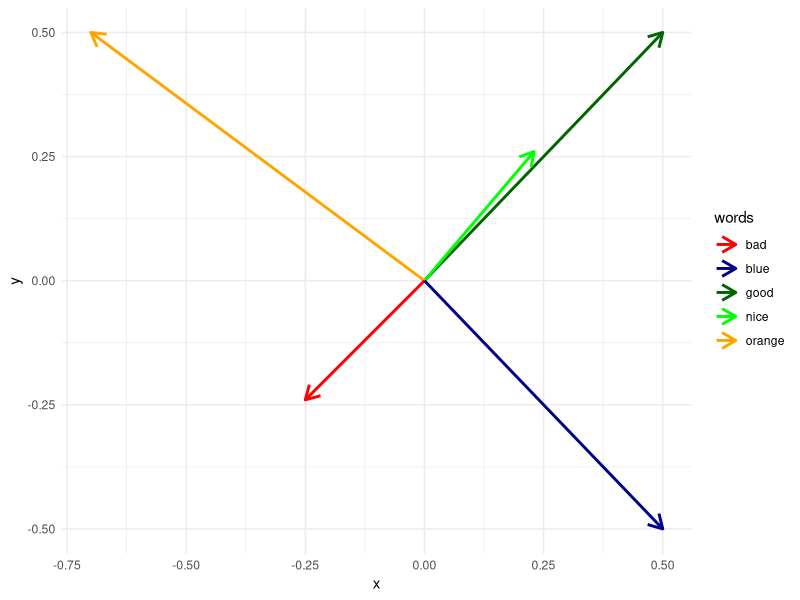
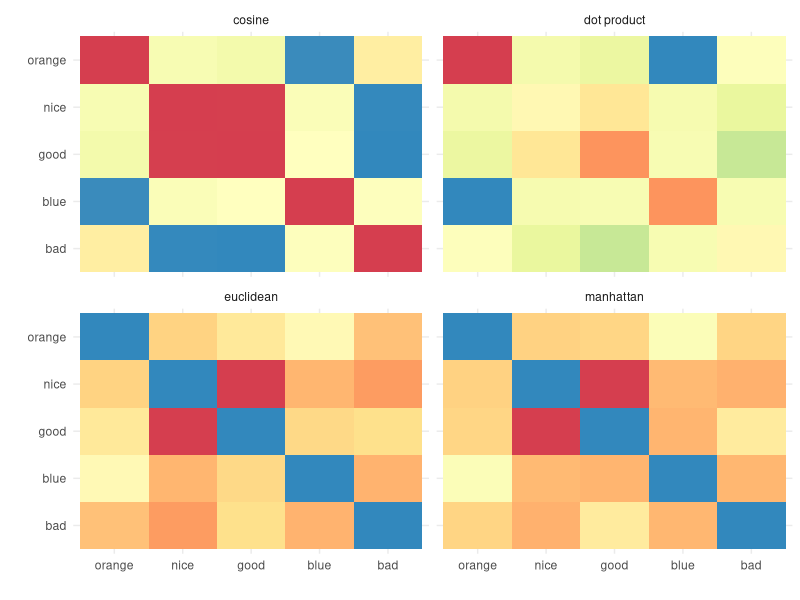

Here is the R script that generated these plots, in order:
## ---- chunk 1
#| label: fig-cosineSimilarity
#| fig-cap: Illustration of common similarity metrics in semantic search.
#| fig-subcap: 
#|    - Illustration of "semantic embeddings" of different word.
#|    - "Illustration of 4 common similarity concepts seen in semantic retrieval: cosine, euclidean, dot product and manhattan. dot product and cosine are taking the direction of the vector into account, while the cosine ignores the length of the vectors and the dot product does not. Manhattan and euclidean are both measuring the distance between two points in a vector space, but they do it differently. Euclidean is the straight line between two points, while manhattan is the sum of the absolute differences between the coordinates of the two points."
#| fig-alt: 
#| - Illustration of "semantic embeddings" of different word.
#|  The words "good", "nice" and "orange" are all mapped to a vector space.
#| - "Illustration of similarities between these words. 4 common similarity 
#| concepts seen in semantic retrieval: cosine, euclidean, dot product and manhattan."
#| echo: false
#| message: false
#| warning: false
#| fig-width: 8
#| fig-align: center
#| classes: .enlarge-onhover

library(tidyverse)

mat2df <- function(mat){
    tibble(row = rep(seq_len(nrow(mat)), times = ncol(mat)),
           col = rep(seq_len(ncol(mat)), each = nrow(mat)),
           value = as.vector(mat))
}

vectors  <- tibble(vector = letters[1:5],
                   words = c('good', 'nice', 'orange', 'bad', 'blue'),
                  x_end = c(.5, .23, -0.7,-0.25,.5),
                  y_end = c(.5, .26, .5, -0.24, -0.5),
                  y = 0,
                  x = 0)

Matrix <- as.matrix(vectors[3:4])
sim <- Matrix / sqrt(rowSums(Matrix * Matrix))
co_sim <- mat2df(sim %*% t(sim))

euclidean_sim <- mat2df(as.matrix(1 / (1 + dist(Matrix, method = 'euclidean'))))

manhattan_sim <- mat2df(as.matrix(1 / (1 + dist(Matrix, method = 'manhattan'))))

dot_product_sim <- mat2df(Matrix %*% t(Matrix))

similarities <- bind_rows(
    co_sim,
    euclidean_sim,
    manhattan_sim,
    dot_product_sim) %>%
    mutate(method = rep(c('cosine', 'euclidean', 'manhattan', 'dot product'),
           each = nrow(co_sim)),
           col = vectors$words[col],
           row = vectors$words[row])

vectors %>%
    ggplot(aes(color = words)) +
        geom_segment(aes(x=x,y=y,xend=x_end, yend = y_end), arrow = arrow(length = unit(.4, 'cm')), linewidth = 1) +
        scale_color_manual(values = c('good'='darkgreen', 'nice' = 'green', 'orange' = 'orange', 'bad' = 'red', 'blue' = 'darkblue'))+
        theme_minimal()

similarities %>% 
mutate(row = factor(row),
       col = factor(col, levels = rev(levels(row))))  %>% 
group_by(method)  %>% 
mutate(value = (value - min(value))/(max(value)-min(value))) %>%
    ggplot(aes(x = col, y = row)) +
    geom_tile(aes(fill = value)) +
    facet_wrap(~method) +
    labs(x = '', y = '') +
    theme_minimal() +
    theme(legend.position = 'none') +
    scale_fill_distiller(palette = "Spectral", direction=-1)

